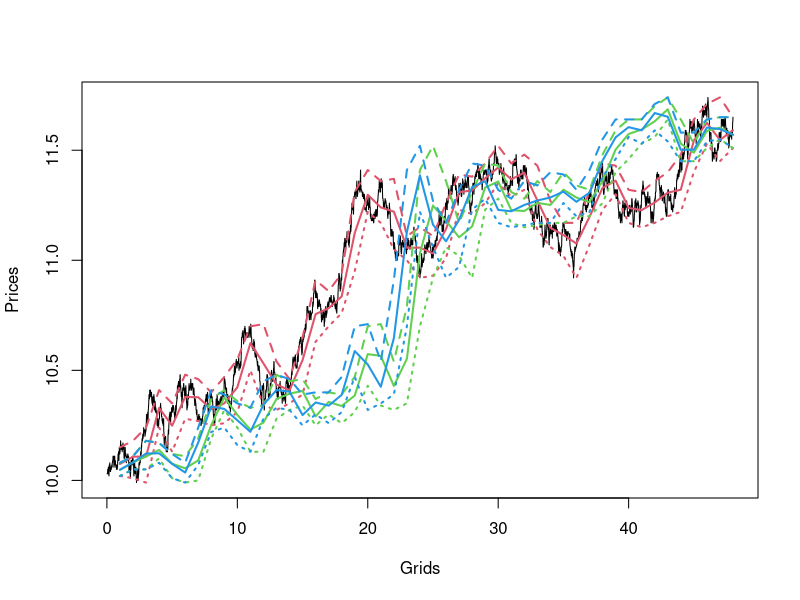
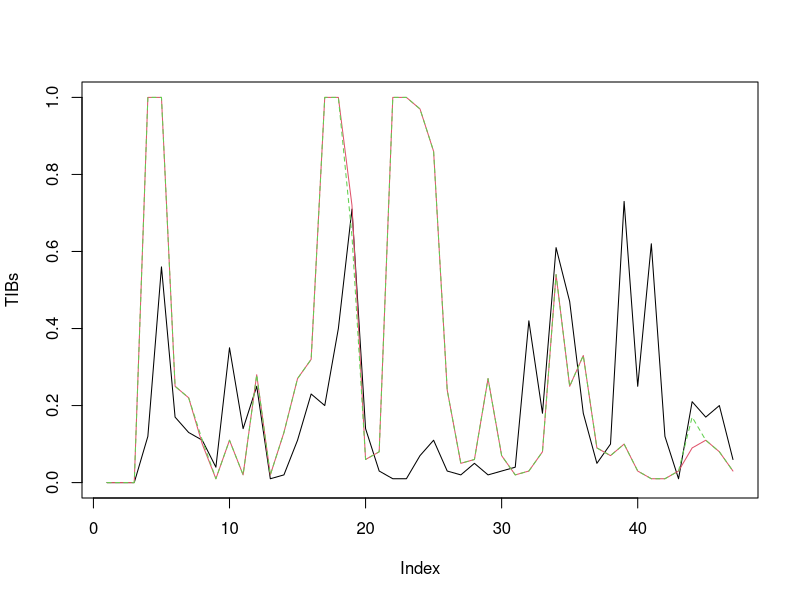
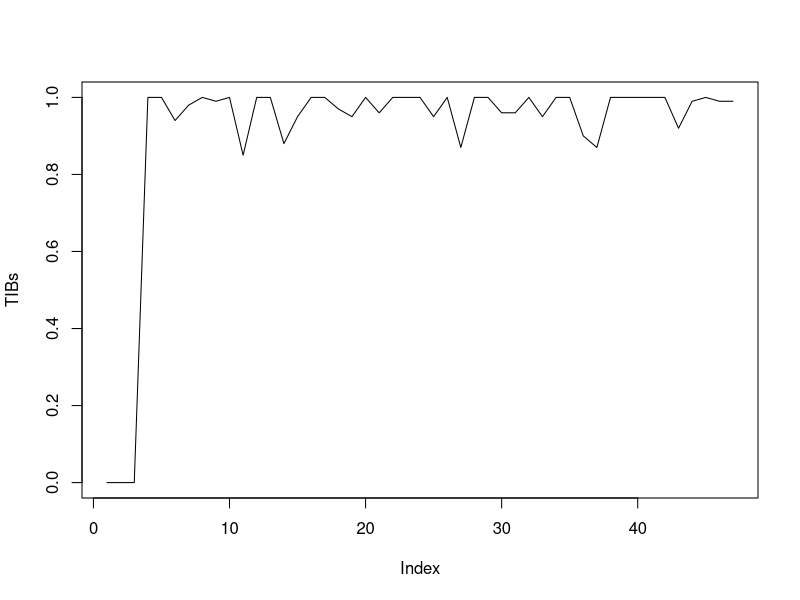

Generate these figures, in order, with R:
# Some simulations 
Size = 4 * 3600 / 3
set.seed(417)
Steps = rpois(Size, 1) * 0.01 * (2 * rbinom(Size, 1, 0.505) - 1)
Prices = 10 + cumsum(Steps)
Grids = 1:Size / 100
plot(Prices ~ Grids, type = "l")
Vbase = (Grids / 10 - 2.4)^2
Vols = rpois(Size, Vbase) * 100
Amounts = (Prices + 0.01 * runif(Size) - 0.005) * Vols
ticks = data.frame(Prices, Vols, Amounts)

### Basic bars ###

# Time bars
barWide_time = 5 * 20
TimeBar = function(x, wides, func){
  x_ = matrix(x, ncol = wides)
  apply(x_, 2, func)
}

Prices_tb_mean = TimeBar(Prices, Size /barWide_time, mean)
Prices_tb_max = TimeBar(Prices, Size /barWide_time, max)
Prices_tb_min = TimeBar(Prices, Size /barWide_time, min)
points(Prices_tb_mean, type = "l", col = 2, lwd = 2)
points(Prices_tb_max, type = "l", col = 2, lwd = 2, lty = 2)
points(Prices_tb_min, type = "l", col = 2, lwd = 2, lty = 3)

# Volume bars
N_bars = 48
VolBar = function(x, v, n_bars, func = mean){
  V = sum(v)/n_bars
  v_ = ceiling(cumsum(v) / V)
  out = numeric(n_bars)
  for(i in 1:n_bars){
    out[i] = func(x[v_ == i])
  }
  out
}

Prices_vb_mean = VolBar(Prices, Vols, N_bars)
Prices_vb_max = VolBar(Prices, Vols, N_bars, max)
Prices_vb_min = VolBar(Prices, Vols, N_bars, min)
points(Prices_vb_mean, type = "l", col = 3, lwd = 2)
points(Prices_vb_max, type = "l", col = 3, lwd = 2, lty = 2)
points(Prices_vb_min, type = "l", col = 3, lwd = 2, lty = 3)

# Dollar bars
Prices_db_mean = VolBar(Prices, Amounts, N_bars)
Prices_db_max = VolBar(Prices, Amounts, N_bars, max)
Prices_db_min = VolBar(Prices, Amounts, N_bars, min)
points(Prices_db_mean, type = "l", col = 4, lwd = 2)
points(Prices_db_max, type = "l", col = 4, lwd = 2, lty = 2)
points(Prices_db_min, type = "l", col = 4, lwd = 2, lty = 3)

# Moving-average tools
MA = function(x, w = 1, decay = .95){
  
  if(length(x) < w) w = length(x)
  c = sum(decay^(1:w - 1))
  out = numeric(length(x) - w + 1)
  for(i in 1:w){
    out = out + x[i:(length(x) - w + i)]*(decay^(i - 1))
  }
  out / c
}

### Information driven bars ###

## The propose is to sample more frequently when information arrives to the market

# Tick imblance bars

TickImbaBar = function(x, b0, E_imba){
  
  #b0 as boundary condition matching the preceeding data
  
  b = c(b0, sign(diff(x)))
  for(i in 2:length(b)){
    if(b[i] == 0) b[i] = b[i - 1]
  }
  imba = cumsum(b)
  TIB = which(abs(imba) > abs(E_imba))[1]
  if(is.na(TIB)) TIB = length(x)
  out = list(expect = sum(b), tail = b[length(b)], TIB = TIB)
  return(out)
}
TickImbaBar_apply = function(x, segs, w = 5, decay = .95){
  
  l = length(x)/segs
  TIBs = numeric(segs - 1)
  out = list(expect = 0, tail = 0, TIB = 0)
  expects = numeric(0)
  for(i in 1:segs){
    x_ = x[1:l + (i - 1) * l]
    out = TickImbaBar(x = x_, b0 = out$tail, E_imba = out$expect)
    expects = c(out$expect, expects)
    out$expect = MA(expects, w = w, decay = decay)[1]
    if(i < w){
      print("Neglected for Burning-in")
    }else{
      print("Iterations")
      print(out)
      TIBs[i - 1] = out$TIB
    }
  }
  out_ = list(TIBs = TIBs / l, expects = expects)
  return(out_)
}
tickimbas = TickImbaBar_apply(Prices, 48)
plot(tickimbas$TIBs, type = "l", ylim = c(0,1), ylab = "TIBs")

# Vol imblance bars

VolImbaBar = function(x, v, b0, E_imba){
  b = c(b0, sign(diff(x)))
  for(i in 2:length(b)){
    if(b[i] == 0) b[i] = b[i - 1]
  }
  imba = cumsum(b * v)
  TIB = which(abs(imba) > abs(E_imba))[1]
  if(is.na(TIB)) TIB = length(x)
  out = list(expect = sum(v * b), tail = b[length(b)], TIB = TIB)
  return(out)
}
VolImbaBar_apply = function(x, v, segs, w = 5, decay = .95){
  
  l = length(x)/segs
  TIBs = numeric(segs - 1)
  out = list(expect = 0, tail = 0, TIB = 0)
  expects = numeric(0)
  for(i in 1:segs){
    x_ = x[1:l + (i - 1) * l]
    v_ = v[1:l + (i - 1) * l]
    out = VolImbaBar(x = x_, v = v_, b0 = out$tail, E_imba = out$expect)
    expects = c(out$expect, expects)
    out$expect = MA(expects, w = w, decay = decay)[1]
    if(i < w){
      print("Neglected for Burning-in")
    }else{
      print("Iterations")
      print(out)
      TIBs[i - 1] = out$TIB
    }
  }
  out_ = list(TIBs = TIBs / l, expects = expects)
  return(out_)
}
volimbas = VolImbaBar_apply(Prices, Vols, 48)
points(volimbas$TIBs, type = "l", col = 2)
amtimbas = VolImbaBar_apply(Prices, Amounts, 48)
points(amtimbas$TIBs, type = "l", col = 3, lty = 2)

# Tick run bars

TickRunBar = function(x, b0, E_run){
  
  #b0 as boundary condition matching the preceeding data
  b = c(b0, sign(diff(x)))
  for(i in 2:length(b)){
    if(b[i] == 0) b[i] = b[i - 1]
  }

  #let p = sum(b|b = 1), q = -sum(b|b = -1) for length T
  #then p + q = T, p - q = sum(b) 
  p = (1:length(b) + cumsum(b)) / 2
  q = (1:length(b) - cumsum(b)) / 2
  run = apply(cbind(p,q), 1, max)
  TRB = which(run > E_run)[1]
  if(is.na(TRB)) TRB = length(x)
  out = list(expect = max(sum(b == 1), sum(b == -1)), tail = b[length(b)], TRB = TRB)
  return(out)
}
TickRunBar_apply = function(x, segs, w = 5, decay = .95){
  
  l = length(x)/segs
  TRBs = numeric(segs - 1)
  out = list(expect = 0, tail = 0, TIB = 0)
  expects = numeric(0)
  for(i in 1:segs){
    x_ = x[1:l + (i - 1) * l]
    out = TickRunBar(x = x_, b0 = out$tail, E_run = out$expect)
    expects = c(out$expect, expects)
    out$expect = MA(expects, w = w, decay = decay)[1]
    if(i < w){
      print("Neglected for Burning-in")
    }else{
      print("Iterations")
      print(out)
      TRBs[i - 1] = out$TRB
    }
  }
  out_ = list(TRBs = TRBs / l, expects = expects)
  return(out_)
}
tickruns = TickRunBar_apply(Prices, 48)
plot(tickruns$TRBs, type = "l", ylim = c(0,1), ylab = "TIBs")
# Not very informative here